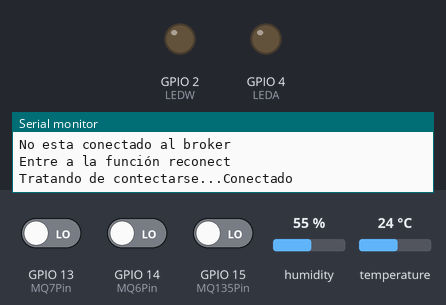
Simulated run of this sketch. Board: ESP32. Parts: output pins drawn as LEDs (lit = HIGH), the last lines printed to the serial monitor. Inputs (shaded band) come from the test bench; at power-on: GPIO 13 (MQ7Pin) LOW, GPIO 14 (MQ6Pin) LOW, GPIO 15 (MQ135Pin) LOW, temperature 24 °C, humidity 55 %. WiFi joins after 1.5 s; servers stay silent unless stated; no MQTT or app messages arrive unless stated.

Above: at 4.2 s.
4.3 s: GPIO 13 (MQ7Pin) driven HIGH
9.9 s: GPIO 14 (MQ6Pin) driven HIGH
19.7 s: GPIO 15 (MQ135Pin) driven HIGH
At 24.6 s:
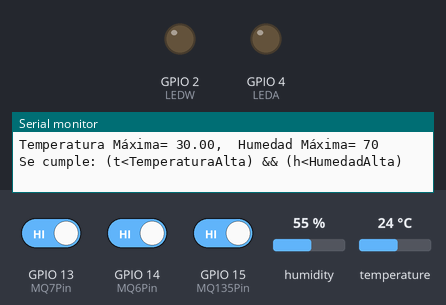
24.9 s: temperature set to 28 °C
38.1 s: temperature set to 31 °C
At 43.8 s:
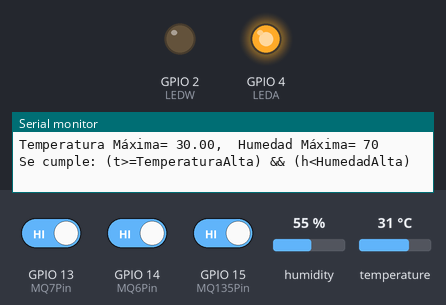
44.9 s: humidity set to 68 %
58.1 s: humidity set to 71 %
At 63.9 s:
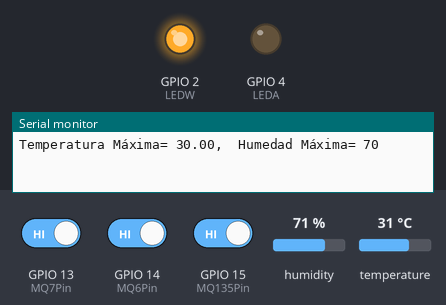
Timing chart, 0 to 65.4 s (numbered marks = the images above; inputs shaded):
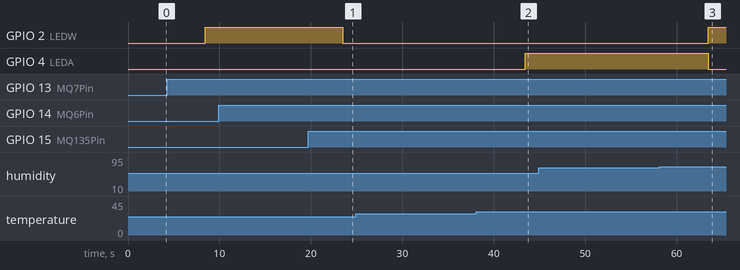

Measured:
- the behaviour switches between 29 and 30 °C on temperature (found by bisection; images 1 and 2)
- the behaviour switches between 69 and 70 % on humidity (found by bisection; images 2 and 3)
- after the input at 19.7 s, GPIO 2 (LEDW): HIGH → LOW after 3.8 s
- after the input at 38.1 s, GPIO 4 (LEDA): LOW → HIGH after 5.4 s
- after the input at 58.1 s, GPIO 2 (LEDW): LOW → HIGH after 5.4 s; GPIO 4 (LEDA): HIGH → LOW after 5.4 s

The sketch:

SGA_CocinaIndustrial.ino
```cpp
/*
 * Sistema de Gestión Ambiental para Centros de producción, empaquetado y tratamiento de alimentos
 * en las Industrias Alimentarias
 * Operado en NodeRed
 * Por: Armida González Lorence / Alexander Arroyo / Juan Carlos Estrada
 * Fecha: 29 de junio de 2022
 *
 * Características
 *   Los Sensores de: temperatura y humedad, Gas LP, Air Quality, CO
 *   Activan los actuadores: Aire Acondicionado y ventanas según lecturas y especificaciones establecidas por el usuario
 *
 *   Los actuadores operan según las lecturas de sensores(ver siguiente tabla:)
 *   -----------------------------------------------------------------------------------
 *   |                  Sensores                              |       Actuators         |
 *   -----------------------------------------------------------------------------------
 *   | Temperature |Humidity | GAS LP | Air Quality |   Co    |Air Conditioner | Windows|
 *   |  topicTemp  |topicHum |topicMQ6|  topicMQ135 |topicMQ7 | topic
 *   ------------------------------------------------------------------------------------
 *   |      *      |    *    |    0   |      *      |    *    |        0       |    1   |
 *   |      *      |    *    |    *   |      0      |    *    |        0       |    1   |
 *   |      *      |    *    |    *   |      *      |    0    |        0       |    1   |
 *   |      *      | =>HumMax|    *   |      *      |    *    |        0       |    1   |
 *   |  =>TempMax  | <HumMax |    1   |      1      |    1    |        1       |    0   |
 *   |   <TempMax  | <HumMax |    1   |      1      |    1    |        0       |    0   |
 *   -------------------------------------------------------------------------------------
 *   Sensores
 *   DHT11  12   Temp and Humidity
 *   MQ-6   14   Gas LP
 *   MQ-7   13   CO Monóxido de carbono
 *   MQ-135 15   Air Quality Sensor (CO)
 *
 *   Actuadores
 *   LedWin IO2     Windows
 *   LedAC  IO4 AIR CONDITIONER
 *   ------------------------------------------------
 *   Componente     PinESP32CAM     Estados lógicos
 *   ------------------------------------------------
 *   ledWin---------GPIO 2---------On=>HIGH, Off=>LOW
 *   ledAC----------GPIO 4---------On=>HIGH, Off=>LOW
 *
 *   DHT11
 *   PIN 1 ---------5v
 *   PIN 2 ---------12
 *   PIN 3 ---------GND
 *
 *   MQ7
 *   AC ----------- NC
 *   DC ----------- GPIO 13
 *   GND----------- GND
 *   VCC----------- 5v
 *
 *   MQ6
 *   AC ----------- NC
 *   DC ----------- GPIO 14
 *   GND----------- GND
 *   VCC----------- 5v
 *
 *   MQ135
 *   AC ----------- NC
 *   DC ----------- GPIO 15
 *   GND----------- GND
 *   VCC----------- 5v
 *
 */

// Bibliotecas
#include <WiFi.h>          // Biblioteca para el control de WiFi
#include <PubSubClient.h>  // Biblioteca para conexion MQTT
#include <DHT.h>           // Incluir la biblioteca de DHT11
#include <MQ135.h>         // Incluir biblioteca para manejar MQ6, MQ7 y MQ-135


//Datos de WiFi
const char* ssid     = "CASTILLO";  // Aquí debes poner el nombre de tu red
const char* password = "YolandaC23";  // Aquí debes poner la contraseña de tu red

//Datos del broker MQTT
const char* mqtt_server = "192.168.39.131"; //localhost (Para actualizar: Desde la terminal con ifconfig)
IPAddress server(192,168,39,131);

// Tópicos en los que se publica la información adquirida con los sensores
const char* topicTemp = "CodigoIoT/SGCIndustrial/Temp"; //Tema donde se publica la Temperatura
const char* topicHum  = "CodigoIoT/SGCIndustrial/Hum";  //Tema donde se publica la Humedad
const char* topicAirC = "CodigoIoT/SGCIndustrial/AirC"; //Tema donde se publica el estado de Aire Acondicionado
const char* topicWin  = "CodigoIoT/SGCIndustrial/Win";  //Tema donde se publica el estado de las ventanas
const char* topicMQ6  = "CodigoIoT/SGCIndustrial/MQ6";  //Tema donde se publica el estado del Gas LP
const char* topicMQ7  = "CodigoIoT/SGCIndustrial/MQ7";  //Tema donde se publica el estado del Co2
const char* topicMQ135= "CodigoIoT/SGCIndustrial/MQ135";//Tema donde se publica el estado del Alcohol
// Tópicos en los que se subscribe para extraer información del usuario TemperaturaAlta y HumedadAlta
const char* topicMaxTemp = "CodigoIoT/SGCIndustrial/ValoresCliente/LimitTemp"; // Temperatura máxima dada por el usuario
const char* topicMaxHum  = "CodigoIoT/SGCIndustrial/ValoresCliente/LimitHum";  // Humedad máxima dada por el usuario


// Constantes para manejar sensores
#define DHTPIN 12     // Digital pin 12 donde se conecta el DHT sensor
#define DHTTYPE DHT11 // DHT 11
#define PIN_MQ6       // MQ6
#define PIN_MQ7       // MQ7
#define PIN_MQ135     // MQ135

const int LEDW     =  2; // Ventanas
const int LEDA     =  4; // Refreigeración Automática
const int MQ7Pin   = 13; // CO Monoxido de Carbono
const int MQ6Pin   = 14; // GAS LP
const int MQ135Pin = 15; // Alcohol

// ---------Definición de objetos--------------
WiFiClient espClient; // Este objeto maneja los datos de conexion WiFi
PubSubClient client(espClient); // Este objeto maneja los datos de conexion al broker
DHT dht(DHTPIN, DHTTYPE);   // Objeto para manejar el DHT11

// ---------- Variables ------------------------
float t, h, mq135, mq6, mq7, tant=0,timeNow,timeLast=0;
int   wait = 5000;   //Tiempo de espera para madar mensajes por MQTT
char  dataString[8]; //Define una arreglo de caracteres para enviarlos por MQTT
float TemperaturaAlta=30; //Parámetro de inicio que puede alterar el usuario
int   HumedadAlta=70;     //Parámetro de inicio que puede alterar el usuario

// -----------Inicio de void setup ()-------------
void setup() {
  // Iniciar comunicación serial
     Serial.begin(115200);
     delay(10);

  //Se realiza conección a WiFi
     Serial.println();
     Serial.println();
     Serial.print("Conectar a ");
     Serial.println(ssid);
     WiFi.begin(ssid, password); // Esta es la función que realiz la conexión a WiFi
     while (WiFi.status() != WL_CONNECTED) { // Este bucle espera a que se realice la conexión
      Serial.print(".");  // Indicador de progreso
      delay (500);
     }

  // Cuando se haya logrado la conexión, se informa lo siguiente
     Serial.println();
     Serial.println("WiFi conectado");
     Serial.print("Direccion IP: ");
     Serial.println(WiFi.localIP());

     pinMode (LEDA,    OUTPUT); // Configura el pin del led como salida de voltaje (Simula Aire acondicionado)
     pinMode (LEDW,    OUTPUT); // Configura el pin del led como salida de voltaje (Simula Ventanas)
     pinMode (MQ135Pin,INPUT);  // Configura el Pin del MQ135 como entrada de voltaje
     pinMode (MQ6Pin,  INPUT);  // Configura el Pin del MQ6 como entrada de voltaje
     pinMode (MQ7Pin,  INPUT);  // Configura el Pin del MQ7 como entrada de voltaje
     dht.begin();               // Inicialización de la comunicación con el sensor DHT11

  // Conexión con el broker MQTT
     client.setServer(server, 1883); // Conectarse a la IP del broker en el puerto indicado
     client.setCallback(callback);   // Activar función de CallBack, permite recibir mensajes MQTT y ejecutar funciones a partir de ellos
     delay(1500);                    // Esta espera es preventiva, espera a la conexión para no perder información
     timeLast=millis();              //Para iniciar el control del tiempo
     client.publish(topicMaxTemp,"30"); // Temperatura máxima de inicio y que cambiará el usuario
     client.publish(topicMaxHum, "70"); // Humedad máxima de inicio y que cambiará el usuario
} // -------------Final de void setup ()-------------

// -------------Cuerpo del programa - Se ejecuta constamente------
void loop() {// Inicio de void loop
   // put your main code here, to run repeatedly:
      while (WiFi.status() == WL_CONNECTED) { //Verificar siempre que haya conexión al broker
         if (!client.connected()) {
            Serial.println("No esta conectado al broker");
            reconnect();  // En caso de que no haya conexión, ejecutar la función de reconexión, definida despues del void setup ()
            } // fin del if (!client.connected())
         client.loop();   // Esta función es muy importante, ejecuta de manera no bloqueante las funciones necesarias para la comunicación con el broker
         leeSensor();     //En esta función se lee sensores y publica en sus temas
      }
  }
// -------------Fin de void loop -----------------------------


// -------------Funciones del usuario ------------------------

 void leeSensor ()
 {
    timeNow= millis();
    if (timeNow - timeLast > wait) {
      timeLast = timeNow;            // Actualización de seguimiento de tiempo no bloqueante
      Serial.println(F("-----"));

     /*   T E M P E R A T U R A   */
      //Primero lee y manda Temperatura
      t = dht.readTemperature();    // Read temperature as Celsius (the default)
      dtostrf(t, 1, 2, dataString);
      Serial.print(F("La temperatura publicada: "));
      Serial.print(dataString);
      Serial.print(F(" °C , "));
      Serial.print(F(" En el tópico: "));
      Serial.println(topicTemp);
      client.publish(topicTemp, dataString); // Envía los datos por MQTT
      delay(100);

      /*   H U M E D A D   */
      //Segundo lee y manda Humedad
      h = dht.readHumidity();      // Read Humidity
      dtostrf(h, 1, 2, dataString);
      Serial.print(F("La humedad publicada    : "));
      Serial.print(dataString);
      Serial.print(F(" hum, En el tópico: "));
      Serial.println(topicHum);
      client.publish(topicHum, dataString); // Envía los datos por MQTT

      /*   A L C O H O L  MQ135 : 1) No hay   0) Si hay */
      //Tercero lee y manda Ausencia/Presencia de alcohol
      boolean m135 = digitalRead(MQ135Pin);    // Read Alcohol 0, hay.  1 no hay
      m135 = (!m135);                          //Se niega solo por lógica de representación en Dashboard
      dtostrf(m135, 1, 2, dataString);
      Serial.print(F("El Alcohol publicado(mq135): "));
      Serial.print(m135);
       if(m135)  //si la salida del sensor es 1
         Serial.print(",  Sin presencia de alcohol");
        else  //si la salida del sensor es 0
         Serial.print(",  Alcohol detectado : ");
      Serial.print(dataString);
      Serial.print(F(",  En el tópico: "));
      Serial.println(topicMQ135);
      client.publish(topicMQ135, dataString); // Envía los datos por MQTT
      delay(100);

      /*   G A S   L P    MQ6  : 1) No hay   0) Si hay */
      //Tercero lee y manda Ausencia/Presencia de alcohol
      boolean m6 = digitalRead(MQ6Pin);    // Read Gas LP 0, hay.  1 no hay
      m6=(!m6);                            //Se niega solo por lógica de representación en Dashboard
      dtostrf(m6, 1, 2, dataString);
      Serial.print(F("El GAS publicado    (mq6)  : "));
      Serial.print(m6);
       if(m6) //si la salida del sensor es 1
         Serial.print(",  Sin presencia de Gas LP");
        else //si la salida del sensor es 0
         Serial.print(",  GAS LP detectado : ");
      Serial.print(dataString);
      Serial.print(F(", En el tópico: "));
      Serial.println(topicMQ6);
      client.publish(topicMQ6, dataString); // Envía los datos por MQTT
      delay(100);

     /*   Monóxido   CO    MQ7  : 1) A salvo   0) Peligro */
      //Tercero lee y manda Ausencia/Presencia de alcohol
      boolean m7 = digitalRead(MQ7Pin);     // Read CO, si es 0 hay Peligro. Si es 1 se está a salvo
      m7=(!m7);                             //Se niega solo por lógica de representación en Dashboard
      dtostrf(m7, 1, 2, dataString);
      Serial.print(F("El CO publicado     (mq7)  : "));
      Serial.print(m7);
       if(m7) //si la salida del sensor es 1
          Serial.print(",  Sin presencia dañina de CO");
        else //si la salida del sensor es 0
          Serial.print(",  nivel de CO dañino detectado :");
      Serial.print(dataString);
      Serial.print(F(", En el tópico: "));
      Serial.println(topicMQ7);
      client.publish(topicMQ7, dataString); // Esta es la función que envía los datos por MQTT
      delay(100);

      if (isnan(t)) {
        Serial.println(F("Failed to read TEMPERATURE from DHT sensor!")); return;}
      if (isnan(h)) {
        Serial.println(F("Failed to read HUMIDITY from DHT sensor!")); return;}
      if (isnan(m135)) {
        Serial.println(F("Failed to read from MQ135 sensor!")); return;}
      if (isnan(m6)) {
        Serial.println(F("Failed to read from MQ6 sensor!")); return;}
      if (isnan(m7)) {
        Serial.println(F("Failed to read from MQ7 sensor!")); return;}
     Serial.print("Temperatura Máxima= ");
     Serial.print(TemperaturaAlta);
     Serial.print(",  Humedad Máxima= ");
     Serial.println(HumedadAlta);

     // LOGICA DE ATUACIONES SEGÚN TABLA DE ENCABEZADO
     if ( m135 || m6 || m7 ) {
      Serial.println("Se cumple: (m135||m6||m7)");
      apagaAirConditioner();
      abreWindows();
      } else
      if ((h>=HumedadAlta)){
        apagaAirConditioner();
        abreWindows();
      } else
      if ((t>=TemperaturaAlta) && (h<HumedadAlta)){
      Serial.println("Se cumple: (t>=TemperaturaAlta) && (h<HumedadAlta)");
      cierraWindows();
      activaAirConditioner();
      } else
      if ((t<TemperaturaAlta) && (h<HumedadAlta)){
        Serial.println("Se cumple: (t<TemperaturaAlta) && (h<HumedadAlta)");
        cierraWindows();
        apagaAirConditioner();
      }
      Serial.println();
      }// Fin del IF Time Wait
  }// -----------Fin de void leeSensor() ------


 void activaAirConditioner ()  //Para activar el Aire Acondicionado Automático
 {
  digitalWrite (LEDA, HIGH);
  client.publish(topicAirC, "1"); // Envía los datos por MQTT
  }

  void apagaAirConditioner ()  //Para apagar el Aire Acondicionado Automático
 {
  digitalWrite (LEDA, LOW);
  client.publish(topicAirC, "0"); // Envía los datos por MQTT
  }

  void abreWindows ()         //Para abrir Ventanas Automáticas
 {
      digitalWrite (LEDW, HIGH);
      client.publish(topicWin, "1"); // Envía los datos por MQTT
 }
 // -----------Fin de void activaVentanas() ------

 void cierraWindows ()         //Para cerrar Ventanas Automáticas
 {
      digitalWrite (LEDW, LOW);
      client.publish(topicWin, "0"); // Envía los datos por MQTT
 }


// Esta función permite tomar acciones en caso de que se reciba un mensaje correspondiente a un tema al cual se hará una suscripción
  void callback(char* topic, byte* message, unsigned int length) {

  // Concatenar los mensajes recibidos para conformarlos como una varialbe String
  String messageTemp; // Se declara la variable en la cual se generará el mensaje completo
  for (int i = 0; i < length; i++) {  // Se imprime y concatena el mensaje
    //Serial.print((char)message[i]);
    messageTemp += (char)message[i];
  }

//Se comprueba que el mensaje se haya concatenado correctamente
  /*  Serial.print("topic :");
    Serial.println(topic);
    Serial.print ("Mensaje concatenado en una sola variable: ");
    Serial.println (messageTemp);
    Serial.println();
  */

  // En esta parte puedes agregar las funciones que requieras para actuar segun lo necesites al recibir un mensaje MQTT
  if (String(topic) == topicMaxTemp) {  // En caso de recibirse mensaje en el tema CodigoIoT/SGCIndustrial/ValoresCliente/LimitTemp
      Serial.println("Usuario cambió Temperatura máxima: ");
      Serial.println (messageTemp);
      TemperaturaAlta= messageTemp.toFloat();
  }// fin del if topic
  if (String(topic) == topicMaxHum) {  // En caso de recibirse mensaje en el tema CodigoIoT/SGCIndustrial/ValoresCliente/LimitHum
      Serial.println("Usuario cambió Humedad máxima: ");
      Serial.println (messageTemp);
      HumedadAlta= messageTemp.toInt();
  }// fin del if topic

}// ---------------fin del void callback---------------


// --------------- Función para reconectarse------------------
void reconnect() {     // Bucle hasta lograr conexión
  Serial.println("Entre a la función reconect");
  while (!client.connected()) { // Pregunta si hay conexión
    Serial.print("Tratando de contectarse...");
    // Intentar reconexión
    if (client.connect("espClient")) { //Pregunta por el resultado del intento de conexión
      Serial.println("Conectado");
      client.subscribe(topicTemp);   // Suscripción al tema temperatura
      client.subscribe(topicHum);    // Suscripción al tema humedad
      client.subscribe(topicAirC);   // Suscripción al tema Aire Acondicionado
      client.subscribe(topicMQ6);    // Suscripción al tema GAS LP
      client.subscribe(topicMQ7);    // Suscripción al tema CO
      client.subscribe(topicMQ135);  // Suscripción al tema Alcohol
      client.subscribe(topicMaxTemp);// Temperatura máxima dada por el usuario
      client.subscribe(topicMaxHum); // Humedad máxima dada por el usuario
    }// fin del  if (client.connect("espClient"))
    else {  //en caso de que la conexión no se logre
      Serial.print("Conexion fallida, Error rc=");
      Serial.print(client.state()); // Muestra el codigo de error
      Serial.println(" Volviendo a intentar en 5 segundos");
      // Espera de 5 segundos bloqueante
      delay(5000);
      Serial.println (client.connected ()); // Muestra estatus de conexión
    }// fin del else
  }// fin del bucle while (!client.connected())
}// --------------fin de void reconnect-----------------------
```
